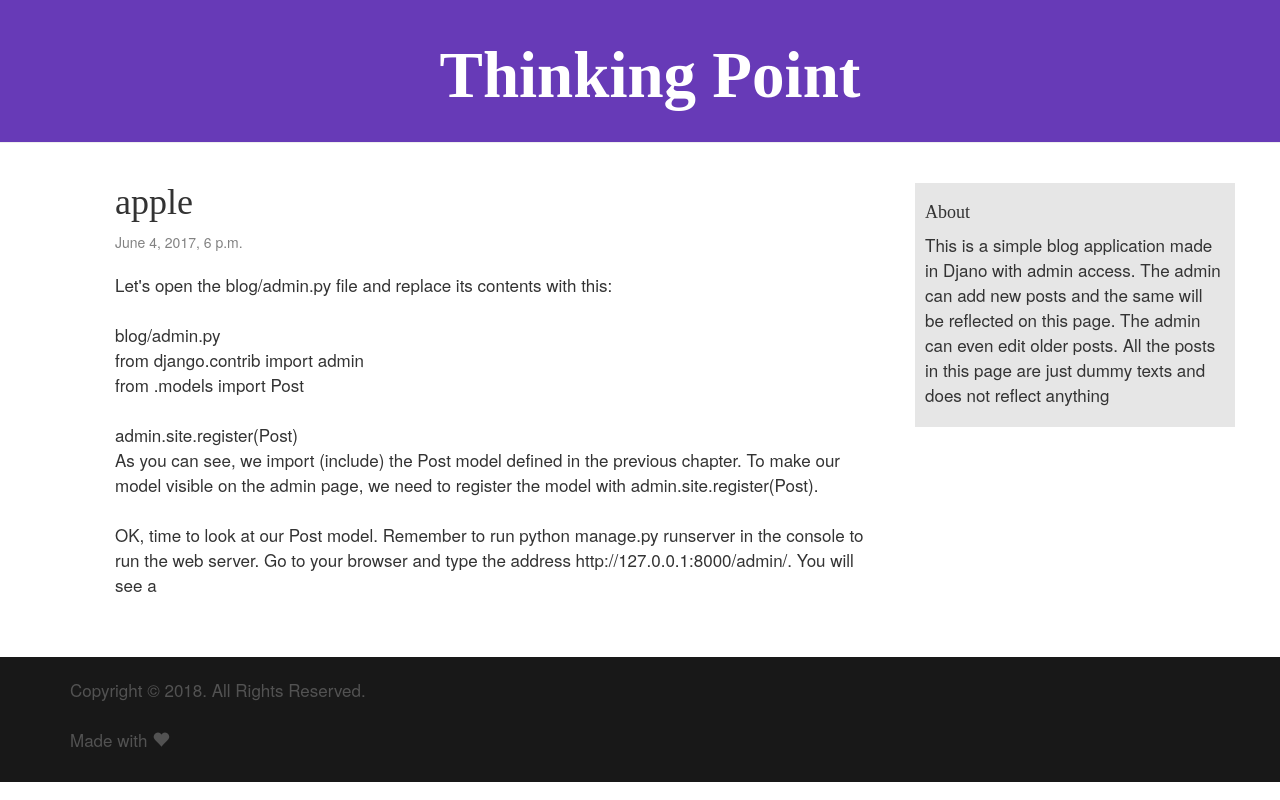
/post/5/, run on an earlier commit of the app's database.
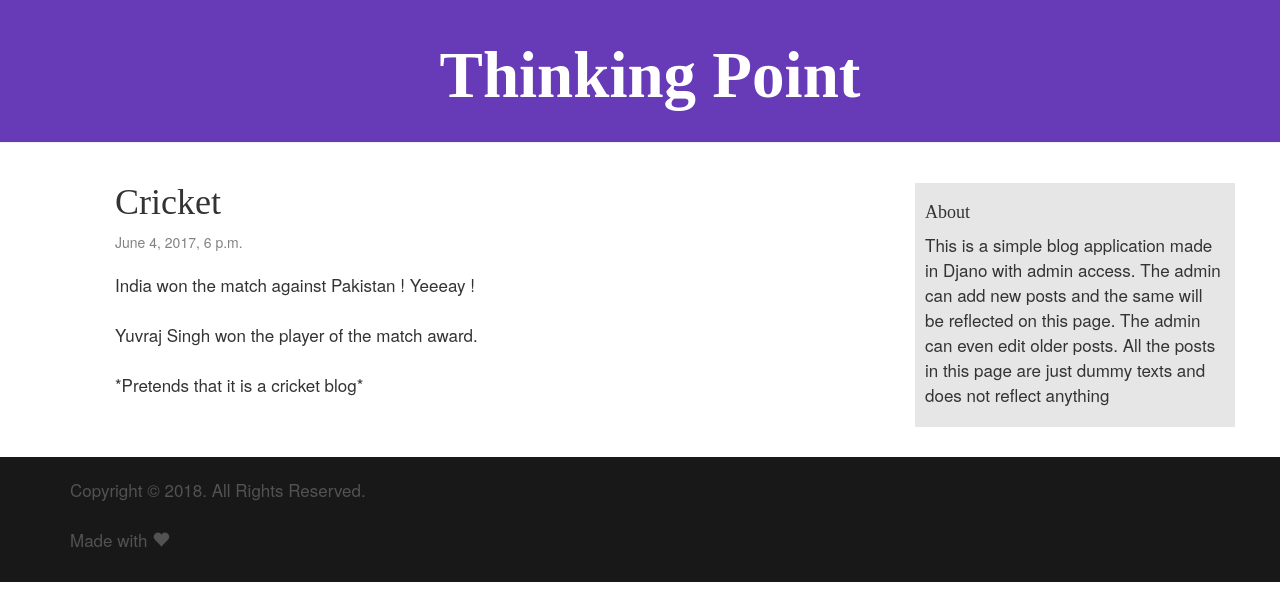
And on a later commit of the database.
### blog/models.py (models this page shows, shortened)
class Post(models.Model):
	author = models.ForeignKey('auth.User',on_delete=models.PROTECT)
	title = models.CharField(max_length=200)
	text = models.TextField()
	created_date = models.DateTimeField(
		default=timezone.now)
	published_date = models.DateTimeField(
		blank=True, null=True)

### blog/views.py (the view)
# urls.py: url(r'^post/(?P<pk>\d+)/$', views.post_detail, name='post_detail' ),
def post_detail(request, pk):
	post = get_object_or_404(Post, pk=pk)
	return render(request, 'blog/post_detail.html',{'post':post})

### blog/templates/blog/post_detail.html (shortened to what this page needs)
{% extends 'blog/base.html' %}
{% block content %}
    <div class="post">
        <h1>{{ post.title }}</h1>
        {% if post.published_date %}
            <div class="date">
                {{ post.published_date }}
            </div>
        {% endif %}
        <p>{{ post.text|linebreaksbr }}</p>
    </div>
{% endblock %}

### blog/templates/blog/base.html (shortened to what this page needs)
{% load staticfiles %}
<html>
    <head>
        <link rel="stylesheet" href="https://maxcdn.bootstrapcdn.com/bootstrap/3.3.7/css/bootstrap.min.css">
        <link rel="stylesheet" href="{% static 'css/blog.css' %}">
    </head>
    <body>
        <div class="page-header">
            <h1 class="text-center"><a href="/" id="big-font">Thinking Point</a></h1>
        </div>
        <div class="content container">
            <div class="row">
                <div class="col-md-8">
                    {% block content %}
                    {% endblock %}
                </div>
                <div class="col-md-4 blog-sidebar">
                    <div class="sidebar-module sidebar-module-inset side">
                        <h4>About</h4>
                        <p>This is a simple blog application made in Djano with admin access. The admin can add new posts and the same will be reflected on this page. The admin can even edit older posts. All the posts in this page are just dummy texts and does not reflect anything</p>
                    </div>
                </div>
            </div>
        </div>
    <footer class="footer" id="contact">
  <div class="footer-top section">
    <div class="container">
      <div class="row">
        <div class="footer-col col-md-6">
          <p>Copyright © 2018. All Rights Reserved.<br><br>Made with <i class="glyphicon glyphicon-heart"></i></p>
        </div>
      </div>
    </div>
  </div>
  </footer>
    </body>
</html>

### blog/static/css/blog.css (style rules this page uses)
body { padding: 0px; margin: 0px; }
h1 a { color : #673AB7; font-family: 'Lobster', cursive; text-decoration: none; font-weight: bold; }
p { font-size: 17px; line-height: 25px; }
.page-header { background-color: #673AB7; margin-top: 0; padding: 20px 20px 20px 40px; }
.page-header h1, .page-header h1 a, .page-header h1 a:visited, .page-header h1 a:active { color: #ffffff; font-size: 36px; text-decoration: none; }
.content { margin-left: 100px; margin-right: 30px; }
h1, h2, h3, h4 { font-family: 'Lobster', cursive; }
.date { color: #828282; margin-bottom: 20px; }
.post { margin-bottom: 60px; }
#big-font { font-size: 65px; }
.side { margin: 20px; background: #e6e6e6; padding: 10px; }
.footer { text-align: left; }
.footer-top { background-color: #181818; padding-top: 20px; }
.footer .footer-col { margin-bottom: 20px; }
.footer p { color: rgba(255, 255, 255, 0.25); }

What changed in the data, as far as the page shows it:
changed Post: title "apple" → "Cricket"; text "Let's open the blog/admin.py file and replace its contents with this: blog/admin.py from django.contrib import admin from .models import Post admin.site.register(Post) As you can see, we import (include) the Post model defined in the previous chapter. To make our model visible on the admin page, we need to register the model with admin.site.register(Post). OK, time to look at our Post model. Remember to run python manage.py runserver in the console to run the web server. Go to your browser and type the address http://127.0.0.1:8000/admin/. You will see a" → "India won the match against Pakistan ! Yeeeay ! Yuvraj Singh won the player of the match award. *Pretends that it is a cricket blog*"
